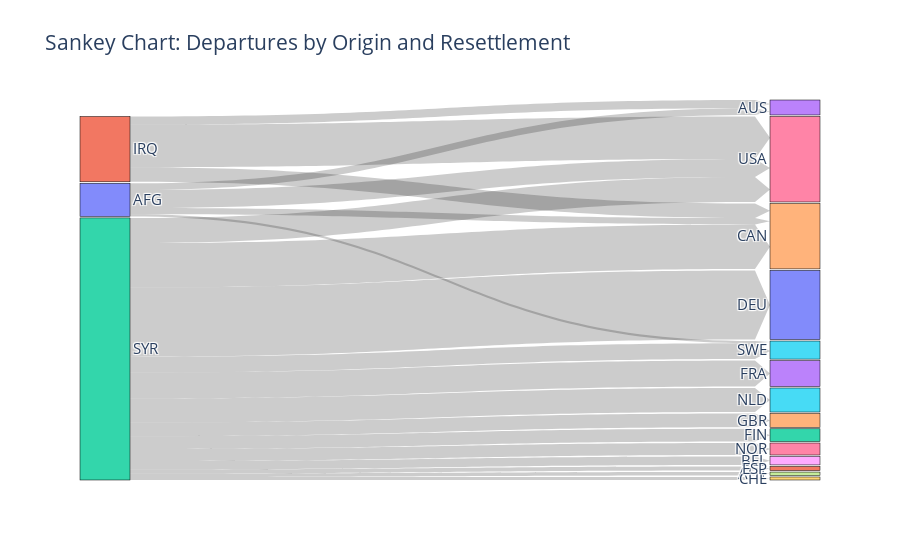

This figure's notebook cell:
### Code cell
## Sankey Chart with Plotly 

# Create a list of unique country codes
unique_countries = pd.concat([filtered_df['Country of Origin (ISO)'], filtered_df['Country of Resettlement (ISO)']]).unique()

# Create a mapping from country code to index
country_to_index = {country: index for index, country in enumerate(unique_countries)}

# Create source and target indices for the Sankey links
source_indices = filtered_df['Country of Origin (ISO)'].apply(lambda x: country_to_index[x])
target_indices = filtered_df['Country of Resettlement (ISO)'].apply(lambda x: country_to_index[x])

# Create a Plotly Sankey chart
fig = go.Figure(go.Sankey(
    node=dict(
        pad=1.5,
        thickness=50,
        line=dict(color="black", width=0.5),
        label=unique_countries
    ),
    link=dict(
        arrowlen=15,
        source=source_indices,
        target=target_indices,
        value=filtered_df['Total departures (persons)']
    )
))

# Update layout settings
fig.update_layout(title_text="Sankey Chart: Departures by Origin and Resettlement",
                  font=dict(size=15))

# Show the chart
fig.show()

### Figure 1 — Plotly figure (JSON) as saved in the notebook; plotly's stock layout.template omitted (floating-point values rounded to 4 significant figures)
{"data": [{"link": {"arrowlen": 15, "source": [0, 0, 0, 0, 1, 1, 1, 2, 2, 2, 2, 2, 2, 2, 2, 2, 2, 2, 2, 2], "target": [3, 4, 5, 6, 3, 4, 6, 7, 8, 4, 9, 10, 11, 12, 13, 14, 15, 16, 5, 6], "value": [1653, 1540, 516, 4352, 1994, 3552, 10361, 835, 2050, 10841, 734, 16836, 1007, 3101, 6307, 3350, 5855, 2921, 3886, 6111]}, "node": {"label": ["AFG", "IRQ", "SYR", "AUS", "CAN", "SWE", "USA", "AUT", "BEL", "CHE", "DEU", "ESP", "FIN", "FRA", "GBR", "NLD", "NOR"], "line": {"color": "black", "width": 0.5}, "pad": 1.5, "thickness": 50}, "type": "sankey"}], "layout": {"font": {"size": 15}, "title": {"text": "Sankey Chart: Departures by Origin and Resettlement"}}}
